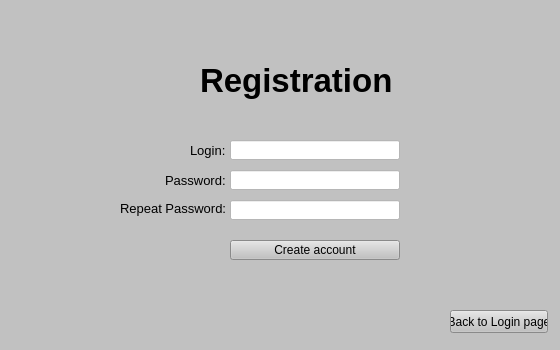
<?xml version="1.0" encoding="UTF-8"?>
<ui version="4.0">
 <class>Registration</class>
 <widget class="QMainWindow" name="Registration">
  <property name="geometry">
   <rect>
    <x>0</x>
    <y>0</y>
    <width>560</width>
    <height>350</height>
   </rect>
  </property>
  <property name="minimumSize">
   <size>
    <width>560</width>
    <height>350</height>
   </size>
  </property>
  <property name="windowTitle">
   <string>MainWindow</string>
  </property>
  <property name="styleSheet">
   <string notr="true">background-color: rgb(193, 193, 193);</string>
  </property>
  <widget class="QWidget" name="centralwidget">
   <widget class="QLabel" name="l_titleReg">
    <property name="geometry">
     <rect>
      <x>200</x>
      <y>60</y>
      <width>211</width>
      <height>40</height>
     </rect>
    </property>
    <property name="font">
     <font>
      <pointsize>25</pointsize>
      <weight>75</weight>
      <bold>true</bold>
     </font>
    </property>
    <property name="text">
     <string>Registration</string>
    </property>
   </widget>
   <widget class="QLabel" name="l_login">
    <property name="geometry">
     <rect>
      <x>190</x>
      <y>140</y>
      <width>41</width>
      <height>20</height>
     </rect>
    </property>
    <property name="font">
     <font>
      <pointsize>10</pointsize>
     </font>
    </property>
    <property name="text">
     <string>Login:</string>
    </property>
   </widget>
   <widget class="QLabel" name="l_pass">
    <property name="geometry">
     <rect>
      <x>165</x>
      <y>170</y>
      <width>61</width>
      <height>20</height>
     </rect>
    </property>
    <property name="font">
     <font>
      <pointsize>10</pointsize>
     </font>
    </property>
    <property name="text">
     <string>Password:</string>
    </property>
   </widget>
   <widget class="QLabel" name="l_rPass">
    <property name="geometry">
     <rect>
      <x>120</x>
      <y>200</y>
      <width>111</width>
      <height>16</height>
     </rect>
    </property>
    <property name="font">
     <font>
      <pointsize>10</pointsize>
     </font>
    </property>
    <property name="text">
     <string>Repeat Password:</string>
    </property>
   </widget>
   <widget class="QLineEdit" name="new_username">
    <property name="geometry">
     <rect>
      <x>230</x>
      <y>140</y>
      <width>170</width>
      <height>20</height>
     </rect>
    </property>
    <property name="styleSheet">
     <string notr="true">background-color: rgb(255, 255, 255);</string>
    </property>
    <property name="text">
     <string/>
    </property>
   </widget>
   <widget class="QLineEdit" name="new_password">
    <property name="geometry">
     <rect>
      <x>230</x>
      <y>170</y>
      <width>170</width>
      <height>20</height>
     </rect>
    </property>
    <property name="styleSheet">
     <string notr="true">background-color: rgb(255, 255, 255);</string>
    </property>
   </widget>
   <widget class="QLineEdit" name="replay_password">
    <property name="geometry">
     <rect>
      <x>230</x>
      <y>200</y>
      <width>170</width>
      <height>20</height>
     </rect>
    </property>
    <property name="styleSheet">
     <string notr="true">background-color: rgb(255, 255, 255);</string>
    </property>
   </widget>
   <widget class="QPushButton" name="btn_create">
    <property name="geometry">
     <rect>
      <x>230</x>
      <y>240</y>
      <width>170</width>
      <height>20</height>
     </rect>
    </property>
    <property name="cursor">
     <cursorShape>PointingHandCursor</cursorShape>
    </property>
    <property name="text">
     <string>Create account</string>
    </property>
   </widget>
   <widget class="QPushButton" name="back_btn">
    <property name="geometry">
     <rect>
      <x>450</x>
      <y>310</y>
      <width>98</width>
      <height>23</height>
     </rect>
    </property>
    <property name="cursor">
     <cursorShape>PointingHandCursor</cursorShape>
    </property>
    <property name="text">
     <string>Back to Login page</string>
    </property>
   </widget>
  </widget>
 </widget>
 <resources/>
 <connections/>
</ui>
